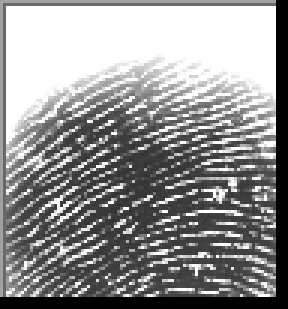
#> input picture gpu_training/Mixed_Dataset/a/cluster_0_3472.BMP, 96 x 103 px (shown 3 times larger); its folder holds only this picture in this run
$ jupyter execute --allow-errors gpu_train-test.ipynb
#> lines starting #> are read from the running program, lines starting #| are printed output that depends on the picture; after the words box and inside, x2 and y2 are one past the last pixel; in counts of white or black regions, pixels touching at a corner belong together
[cell 1]
import sys, platform, torch

print("Python:", sys.version)
print("Platform:", platform.platform())
print("Torch:", torch.__version__)
print("Built CUDA:", torch.version.cuda)
print("CUDA available:", torch.cuda.is_available())
#> (this line was passed over: torch is not available in this run)
#> (the rest of this cell did not finish here and is left out)

[cell 2]
import os, random, math
import numpy as np
import cv2
from PIL import Image
import matplotlib.pyplot as plt
import seaborn as sns

import fingerprint_enhancer
import kornia.augmentation as K
import kornia.filters as KF

from collections import Counter
from sklearn.metrics import classification_report, confusion_matrix
from sklearn.utils import class_weight

import torch
import torch.nn as nn
import torch.nn.functional as F
from torch.utils.data import Dataset, DataLoader

# Config
data_dir = "./Mixed_Dataset"   # change if needed
img_size = (300, 400)          # (H, W)
batch_size = 64
num_classes = 4
seed = 42

random.seed(seed)
np.random.seed(seed)
torch.manual_seed(seed)
#> (this line was passed over: torch is not available in this run)
#> (the rest of this cell did not finish here and is left out)

[cell 3]
import torchvision.transforms as T

#> (the rest of this cell did not finish here and is left out)

[cell 4]
def display_dataset_info(data_root):
#> called with data_root = './Mixed_Dataset'
    class_names = sorted([d for d in os.listdir(data_root) if os.path.isdir(os.path.join(data_root, d))])
    class_count = {}
    for c in class_names:
        cpath = os.path.join(data_root, c)
        files = [f for f in os.listdir(cpath) if f.lower().endswith((".png",".jpg",".jpeg",".bmp",".tif",".tiff"))]
        class_count[c] = len(files)
#> pass 2 of the loop in display_dataset_info, `for c in class_names:`:

    print("Dataset Class Distribution:")
    for c, cnt in class_count.items():
        print(f"{c}: {cnt} images")

    # Show one sample per class
    plt.figure(figsize=(12, 8))
    show_idx = 1
    for c in class_names:
        cpath = os.path.join(data_root, c)
        files = [f for f in os.listdir(cpath) if f.lower().endswith((".png",".jpg",".jpeg",".bmp",".tif",".tiff"))]
        if not files:
            continue
        sample = os.path.join(cpath, files[0])
        img = cv2.imread(sample)
#> img is the input picture: shape (103, 96, 3); min 0, max 255, mean 145.7
        if img is None:
            continue
        img = cv2.cvtColor(img, cv2.COLOR_BGR2RGB)
        img = cv2.resize(img, (img_size[1], img_size[0]))
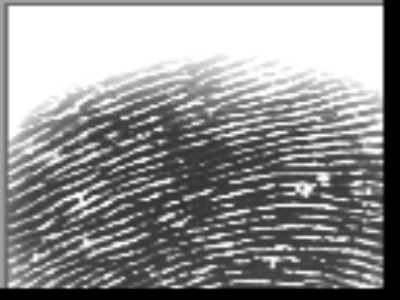
#> img: shape (300, 400, 3); min 0, max 255, mean 145.6
        ax = plt.subplot(2, 4, show_idx)
        ax.imshow(img)
        ax.set_title(c)
        ax.axis("off")
        show_idx += 1
        if show_idx > 8:
            break
#> pass 2 of the loop in display_dataset_info, `for c in class_names:`:
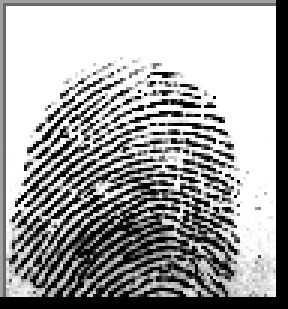
#> input picture gpu_training/Mixed_Dataset/ab/cluster_4_1044.BMP, 96 x 103 px (shown 3 times larger)
#> in display_dataset_info, img is the input picture: shape (103, 96, 3); min 0, max 255, mean 163
#> in display_dataset_info, `img = cv2.resize(img, (img_size[1], img_size[0]))`:
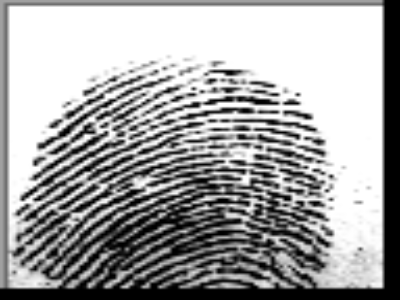
#> img: shape (300, 400, 3); min 0, max 255, mean 162.9
    plt.tight_layout()
    plt.show()
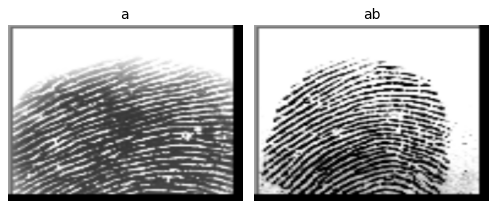
#> figure drawn by matplotlib, 2 panels

display_dataset_info(data_dir)

[cell 5]
def apply_masked_processing(image: np.ndarray) -> np.ndarray:
    # Conservative binary mask at 160 to preserve ridges
    _, binary_mask = cv2.threshold(image, 160, 255, cv2.THRESH_BINARY_INV)
    blurred = cv2.GaussianBlur(image, (3, 3), 0.5)
    thresh = cv2.adaptiveThreshold(
        blurred, 255, cv2.ADAPTIVE_THRESH_GAUSSIAN_C,
        cv2.THRESH_BINARY, 15, 8
    )
    enhanced_fp = cv2.bitwise_and(thresh, thresh, mask=binary_mask)
    background = cv2.bitwise_and(image, image, mask=cv2.bitwise_not(binary_mask))
    final_image = cv2.add(enhanced_fp, background)
    if np.std(final_image) < 5:
        return image
    return final_image

def preprocess_image_np(path: str, img_size=(300, 400)) -> np.ndarray:
    img = cv2.imread(path, cv2.IMREAD_GRAYSCALE)
    assert img is not None, f"Could not read image: {path}"
    img = cv2.resize(img, (img_size[1], img_size[0]), interpolation=cv2.INTER_AREA)

    proc = apply_masked_processing(img)

    # Fingerprint enhancement with guards
    if np.std(proc) >= 10:
        try:
            enh = fingerprint_enhancer.enhance_fingerprint(proc)
            if enh is not None:
                if enh.dtype != np.uint8:
                    enh = np.clip(enh, 0, 255).astype(np.uint8)
                if np.std(enh) > 0:
                    proc = enh
        except Exception as e:
            print(f"Enhancement error for {os.path.basename(path)}: {e}")

    if proc.dtype != np.uint8:
        proc = np.clip(proc, 0, 255).astype(np.uint8)
    return proc

# [4 lines left out: function preprocess_image_tensor, not called in this run]

#> (a cell that did not finish here is left out)

[cell 7]
from PIL import Image, ImageFile
ImageFile.LOAD_TRUNCATED_IMAGES = True

class FingerprintDataset(Dataset):
    def __init__(self, data_dir, img_size=(300, 400), subset="train", val_split=0.2, transform=None):
        self.data_dir = data_dir
        self.img_size = img_size
        self.class_names = sorted(os.listdir(data_dir))
        self.class_indices = {c: i for i, c in enumerate(self.class_names)}
        self.transform = transform
        self.filepaths, self.labels = self._load_dataset(subset, val_split)

    def _load_dataset(self, subset, val_split):
#> called with subset = 'train', val_split = 0.2
        filepaths, labels = [], []
        for c in self.class_names:
            class_path = os.path.join(self.data_dir, c)
            image_files = [f for f in os.listdir(class_path)
                           if f.lower().endswith((".png",".jpg",".jpeg",".bmp",".tif",".tiff"))]
            image_paths = [os.path.join(class_path, f) for f in image_files]
            n_total = len(image_paths)
            n_val = int(n_total * val_split)
            if subset == "train":
                selected = image_paths[n_val:]
            else:
                selected = image_paths[:n_val]
            filepaths.extend(selected)
            labels.extend([self.class_indices[c]] * len(selected))
#> pass 2 of the loop in _load_dataset, `for c in self.class_names:`:
#> pass 2 of the loop in _load_dataset, `for c in self.class_names:`:
        return filepaths, labels

    # [34 lines left out: functions __len__, __getitem__, not called in this run]

[cell 8]
train_dataset = FingerprintDataset(data_dir, img_size, subset="train", transform=None)
val_dataset   = FingerprintDataset(data_dir, img_size, subset="val",   transform=None)

classes = train_dataset.class_names
print("Training samples per class:", Counter(train_dataset.labels))
print("Validation samples per class:", Counter(val_dataset.labels))

#> (the rest of this cell did not finish here and is left out)

[cell 9]
print("classes:", os.listdir(data_dir)[:5])
p = train_dataset.filepaths[0]; print("probe:", p)
img = cv2.imread(p, cv2.IMREAD_GRAYSCALE); print("img:", type(img), img.shape if img is not None else None)

[cell 10]
class_labels = np.array(train_dataset.labels)
weights = class_weight.compute_class_weight(
    class_weight="balanced",
    classes=np.unique(class_labels),
    y=class_labels
)
#> (the rest of this cell did not finish here and is left out)

[cell 11]
class FingerprintCNN(nn.Module):
    def __init__(self, num_classes=4):
        super().__init__()
        self.conv_block = nn.Sequential(
            nn.Conv2d(1, 32, 3, padding=1), nn.ReLU(), nn.BatchNorm2d(32), nn.MaxPool2d(2),
            nn.Conv2d(32, 64, 3, padding=1), nn.ReLU(), nn.BatchNorm2d(64), nn.MaxPool2d(2),
            nn.Conv2d(64, 128, 3, padding=1), nn.ReLU(), nn.BatchNorm2d(128), nn.MaxPool2d(2),
        )
        self.fc_block = nn.Sequential(
            nn.Flatten(),
            nn.Linear(128 * (img_size[0]//8) * (img_size[1]//8), 128),
            nn.ReLU(), nn.BatchNorm1d(128), nn.Dropout(0.5),
            nn.Linear(128, num_classes)
        )

    # [4 lines left out: function forward, not called in this run]

#> (the rest of this cell did not finish here and is left out)

[cell 12]
class FocalLoss(nn.Module):
    def __init__(self, alpha=0.25, gamma=2.0, reduction="mean"):
        super().__init__()
        self.alpha = alpha
        self.gamma = gamma
        self.reduction = reduction

    # [5 lines left out: function forward, not called in this run]

criterion = FocalLoss(alpha=0.25, gamma=2.0, reduction="mean")
#> (the rest of this cell did not finish here and is left out)

[cell 13]
#Visualize Preprocessing
def visualize_preprocessing_steps(img_path, img_size=(300, 400)):
    """Visualize each step of the preprocessing pipeline"""
#> called with img_path = './Mixed_Dataset/a/cluster_0_3472.BMP', img_size = (300, 400)
    import matplotlib.pyplot as plt

    # Read original image
    original = cv2.imread(img_path, cv2.IMREAD_GRAYSCALE)
    if original is None:
        print(f"Could not read: {img_path}")
        return

    resized = cv2.resize(original, (img_size[1], img_size[0]), interpolation=cv2.INTER_AREA)
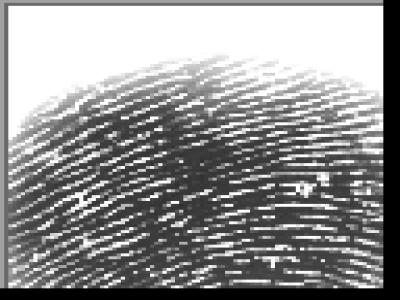
#> resized: shape (300, 400); min 0, max 255, mean 145.6

    # Step 1: Binary mask creation
    _, binary_mask = cv2.threshold(resized, 160, 255, cv2.THRESH_BINARY_INV)
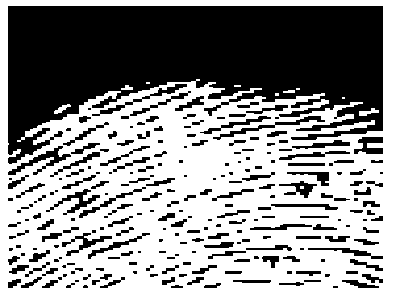
#> binary_mask: shape (300, 400); 57% white; 242 black regions (91 under 20 px), largest, box (x1, y1, x2, y2) and area: (8, 6, 383, 164) 37887, (8, 146, 71, 175) 465, (213, 116, 325, 140) 400

    # Step 2: Gaussian blur
    blurred = cv2.GaussianBlur(resized, (3, 3), 0.5)

    # Step 3: Adaptive thresholding
    thresh = cv2.adaptiveThreshold(
        blurred, 255, cv2.ADAPTIVE_THRESH_GAUSSIAN_C,
        cv2.THRESH_BINARY, 15, 8
    )
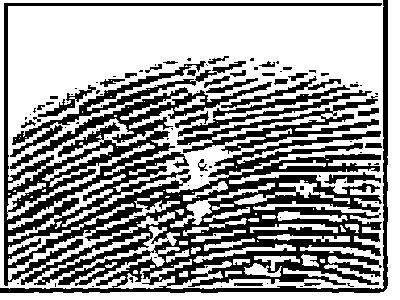
#> thresh: shape (300, 400); 61.4% white; 102 black regions (67 under 20 px), largest, box (x1, y1, x2, y2) and area: (0, 0, 388, 293) 36494, (177, 96, 379, 154) 2632, (10, 61, 246, 157) 2369

    # Step 4: Apply mask to thresholded image
    enhanced_fp = cv2.bitwise_and(thresh, thresh, mask=binary_mask)
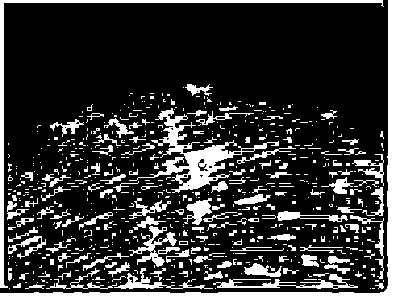
#> enhanced_fp: shape (300, 400); 21.2% white; 638 white regions (499 under 20 px), largest, box (x1, y1, x2, y2) and area: (0, 0, 400, 300) 6652, (129, 108, 279, 193) 2531, (0, 0, 384, 288) 2303

    # Step 5: Keep original background
    background = cv2.bitwise_and(resized, resized, mask=cv2.bitwise_not(binary_mask))
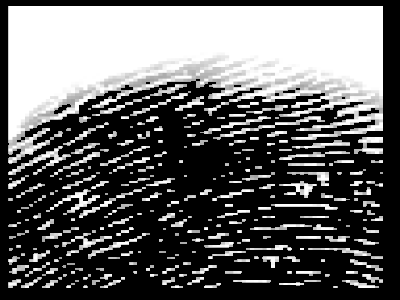
#> background: shape (300, 400); min 0, max 255, mean 101.1

    # Step 6: Combine enhanced foreground + original background
    masked_result = cv2.add(enhanced_fp, background)
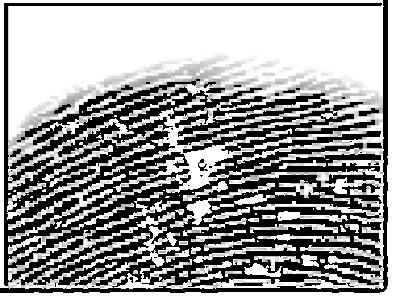
#> masked_result: shape (300, 400); min 0, max 255, mean 155.1

    # Step 7: Fingerprint enhancement (if applicable)
    enhanced_final = None
    if np.std(masked_result) >= 10:
        try:
            enhanced_final = fingerprint_enhancer.enhance_fingerprint(masked_result)
            if enhanced_final is not None:
                if enhanced_final.dtype != np.uint8:
                    enhanced_final = np.clip(enhanced_final, 0, 255).astype(np.uint8)
        except Exception as e:
            print(f"Enhancement failed: {e}")
            enhanced_final = masked_result
    else:
        enhanced_final = masked_result

    # Create visualization
    fig, axes = plt.subplots(3, 3, figsize=(15, 12))

    # Row 1: Original processing steps
    axes[0,0].imshow(original, cmap='gray')
    axes[0,0].set_title(f'1. Original\nStd: {np.std(original):.1f}')
    axes[0,0].axis('off')

    axes[0,1].imshow(resized, cmap='gray')
    axes[0,1].set_title(f'2. Resized\nStd: {np.std(resized):.1f}')
    axes[0,1].axis('off')

    axes[0,2].imshow(binary_mask, cmap='gray')
    axes[0,2].set_title('3. Binary Mask\n(threshold=160)')
    axes[0,2].axis('off')

    # Row 2: Processing steps
    axes[1,0].imshow(blurred, cmap='gray')
    axes[1,0].set_title(f'4. Gaussian Blur\n(3x3, σ=0.5)\nStd: {np.std(blurred):.1f}')
    axes[1,0].axis('off')

    axes[1,1].imshow(thresh, cmap='gray')
    axes[1,1].set_title(f'5. Adaptive Threshold\n(block=15, C=8)\nStd: {np.std(thresh):.1f}')
    axes[1,1].axis('off')

    axes[1,2].imshow(enhanced_fp, cmap='gray')
    axes[1,2].set_title(f'6. Masked Threshold\nStd: {np.std(enhanced_fp):.1f}')
    axes[1,2].axis('off')

    # Row 3: Final steps
    axes[2,0].imshow(background, cmap='gray')
    axes[2,0].set_title(f'7. Background\nStd: {np.std(background):.1f}')
    axes[2,0].axis('off')

    axes[2,1].imshow(masked_result, cmap='gray')
    axes[2,1].set_title(f'8. Combined\nStd: {np.std(masked_result):.1f}')
    axes[2,1].axis('off')

    axes[2,2].imshow(enhanced_final, cmap='gray')
    axes[2,2].set_title(f'9. Final Enhanced\nStd: {np.std(enhanced_final):.1f}')
    axes[2,2].axis('off')

    plt.tight_layout()
    plt.show()

    # Print statistics
    print(f"\nProcessing Statistics for: {os.path.basename(img_path)}")
    print(f"Original std: {np.std(original):.2f}")
    print(f"Final std: {np.std(enhanced_final):.2f}")
    print(f"Improvement: {np.std(enhanced_final)/np.std(original):.2f}x")
    print(f"Enhanced by fingerprint_enhancer: {'Yes' if enhanced_final is not masked_result else 'No'}")

    return {
        'original': original,
        'resized': resized,
        'binary_mask': binary_mask,
        'blurred': blurred,
        'thresh': thresh,
        'enhanced_fp': enhanced_fp,
        'background': background,
        'masked_result': masked_result,
        'enhanced_final': enhanced_final
    }

# Test on a few sample images from different classes
print("Visualizing preprocessing on sample images:")
#> (the rest of this cell did not finish here and is left out)

[cell 14]
# Compare multiple images from the same class
def compare_preprocessing_across_samples(class_idx=0, num_samples=4):
    """Compare preprocessing results across multiple samples from the same class"""
#> called with class_idx = 0, num_samples = 3
    class_samples = [p for p, l in zip(train_dataset.filepaths, train_dataset.labels) if l == class_idx][:num_samples]

    fig, axes = plt.subplots(num_samples, 3, figsize=(12, 3*num_samples))

    for i, sample_path in enumerate(class_samples):
        # Original
        original = cv2.imread(sample_path, cv2.IMREAD_GRAYSCALE)
        original = cv2.resize(original, (img_size[1], img_size[0]))

        # Processed
        processed = preprocess_image_np(sample_path)

        # Difference
        diff = np.abs(processed.astype(float) - original.astype(float))

        axes[i,0].imshow(original, cmap='gray')
        axes[i,0].set_title(f'Original (std={np.std(original):.1f})')
        axes[i,0].axis('off')

        axes[i,1].imshow(processed, cmap='gray')
        axes[i,1].set_title(f'Processed (std={np.std(processed):.1f})')
        axes[i,1].axis('off')

        axes[i,2].imshow(diff, cmap='hot')
        axes[i,2].set_title(f'Difference (max={diff.max():.1f})')
        axes[i,2].axis('off')

    plt.tight_layout()
    plt.show()

# Compare samples from first class
compare_preprocessing_across_samples(class_idx=0, num_samples=3)
#> (the call stopped at in preprocess_image_np, `enh = fingerprint_enhancer.enhance_fingerprint(proc)`: fingerprint_enhancer is not available in this run)
